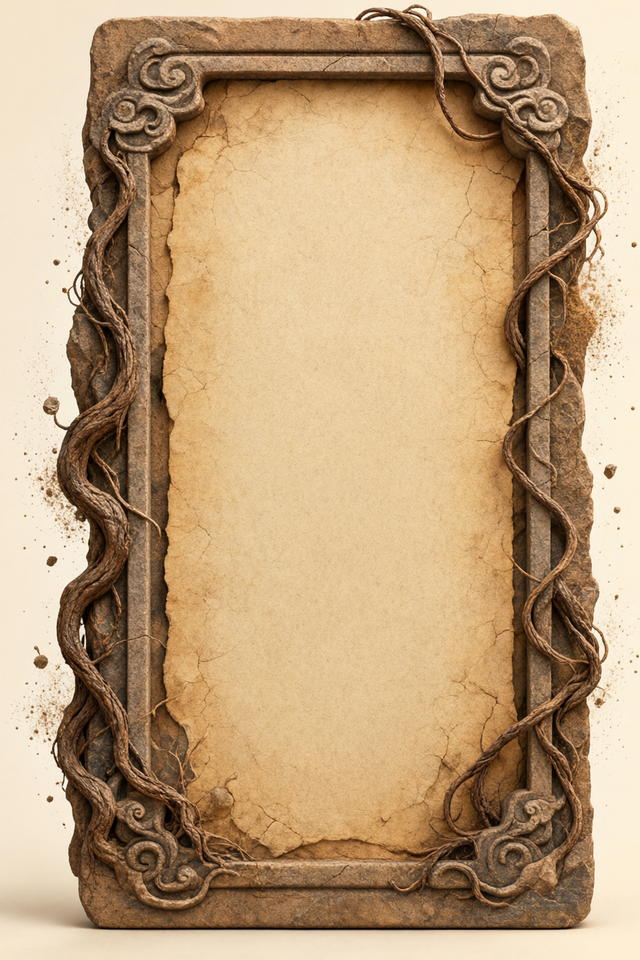
#> input picture tools/talisman_card_src/talisman_card_earth.png, 640 x 960 px
$ python -i import_zhizhu_art2.py   (imports and definitions only)
#> lines starting #> are read from the running program, lines starting #| are printed output that depends on the picture
#> further down, picture is the input picture: PIL image 640x960 RGB; mean R, G, B 188.3, 158.6, 122.7
"""执烛第二轮外部生图导入（2026-11-02 · 10 张）

按 `docs/执烛待生成美术_提示词.md` 的优先级交付：卡面 / 水墨卡 / 墨迹长条 / 墨团 /
影尖火苗 / 立地界灯 / 定妆v2 / 身体v2 / 灯笼v2 / 执烛令v2。

键色与去水印函数**直接复用第一轮**（`import_zhizhu_art`），避免两套抠图口径漂移；
线稿层与水墨收片也复用既有华彩 / 卡包管线，不自己另发明一套。

⚠ 角色两件姿势不一致是这批最大的问题：定妆图 v2 是**抬手挑灯**，身体件 v2 是**双手垂立**。
  rig 只需要 body + lantern 两件，所以按身体件实测的垂手位置挂灯，
  并把 `boss_zhizhu.png` 立绘改成「body + lantern 合成」—— 保证立绘与 rig 一模一样，
  不会出现「图鉴里抬手、战场上垂手」。定妆图 v2 只当参考，不进包。
"""

import os
import sys

import numpy as np
from PIL import Image, ImageDraw, ImageEnhance, ImageFilter

HERE = os.path.dirname(os.path.abspath(__file__))
sys.path.insert(0, HERE)

import import_zhizhu_art as A          # noqa: E402  第一轮：键色 / 去水印 / 裁切 / 图标
from build_boss_ink_cards import grade as ink_grade      # noqa: E402  纸白点校正
from build_plain_holo_cards import make_lines            # noqa: E402  虎妖标准线稿

ROOT = A.ROOT
VIBE = A.VIBE
V2 = "v2"


# [5 lines left out: function src, not called in this run]


def scrub_corner(im, box=(0.66, 0.86, 1.0, 1.0), radius=8):
    """水印框内做高斯模糊：水印是高频笔画、底纹是低频色块，一把模糊就把字抹掉而看不出动过。

    前面试过三种补块口径，都不干净或留接缝：
      · 固定阈值 `lum > 105` —— 暗底卡面底色中位数只有 11，只擦得掉最亮几个点；
      · 按框内中位数 ±dev 换镜像 —— 水印是「亮笔画 + 更暗描边」两层，只掉一层更像字，
        而且纸面/水纹的镜像源和原处纹理对不上，会露出一块矩形接缝；
      · 整块 FLIP —— 镜像的是框自己，等于把水印搬到框左边。
    """
#> called with box = (0.66, 0.86, 1, 1), radius = 8
    w, h = im.size
#> w = 640; h = 960
    x0, y0 = int(w * box[0]), int(h * box[1])
#> x0 = 422; y0 = 825
    patch = im.crop((x0, y0, w, h)).filter(ImageFilter.GaussianBlur(radius))
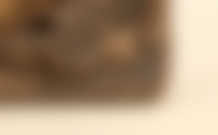
#> patch: PIL image 218x135 RGB; mean R, G, B 165.7, 141.7, 115.5
    out = im.copy()
    out.paste(patch, (x0, y0))
    return out


def wm(im, box=(0.70, 0.88, 1.0, 1.0)):
    return scrub_corner(im, box)


# [12 lines left out: function scrub_corner_rgba, not called in this run]


def to_card(im, size=(640, 960)):
    """收片：先放大到目标尺寸**再**擦水印，最后才轻锐化。

    ⚠ 顺序不能反：源图只有 256×384，水印在那上面只有 ~30×8 px，
      补完再放大 + UnsharpMask 会把残留的笔画边缘重新勾出来（实测留一层麻点状残影）。
      放到 640×960 上擦才有足够像素，锐化也就不会二次放大它。
    """
    out = im.convert("RGB").resize(size, Image.LANCZOS)
    out = scrub_corner(out)
    out = out.filter(ImageFilter.UnsharpMask(radius=1.4, percent=58, threshold=3))
    return ImageEnhance.Contrast(out).enhance(1.04)


# ============ 亮度 ↔ alpha ============

# [141 lines left out: functions white_to_alpha, black_to_lum, hang_point, build_rig_pieces, main, not called in this run]


# [2 lines not run here, left out]

>>> from PIL import Image
>>> picture = Image.open('talisman_card_src/talisman_card_earth.png')
>>> result = to_card(picture)

$ run again, on tools/talisman_card_src/talisman_card_metal.png
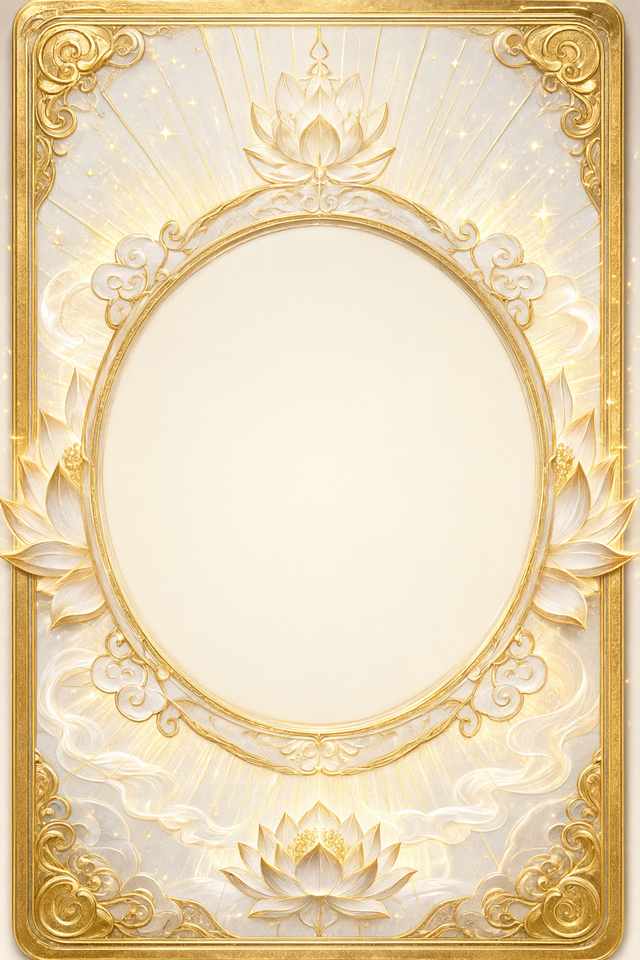
#> input picture tools/talisman_card_src/talisman_card_metal.png, 640 x 960 px
#> picture is the input picture: PIL image 640x960 RGB; mean R, G, B 233, 214, 178.9
#> in scrub_corner, `patch = im.crop((x0, y0, w, h)).filter(ImageFilter.GaussianBlur(radius))`:
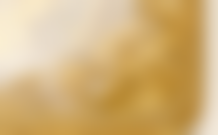
#> patch: PIL image 218x135 RGB; mean R, G, B 210.8, 179.4, 124.9

$ run again, on tools/talisman_card_src/talisman_card_thunder.png
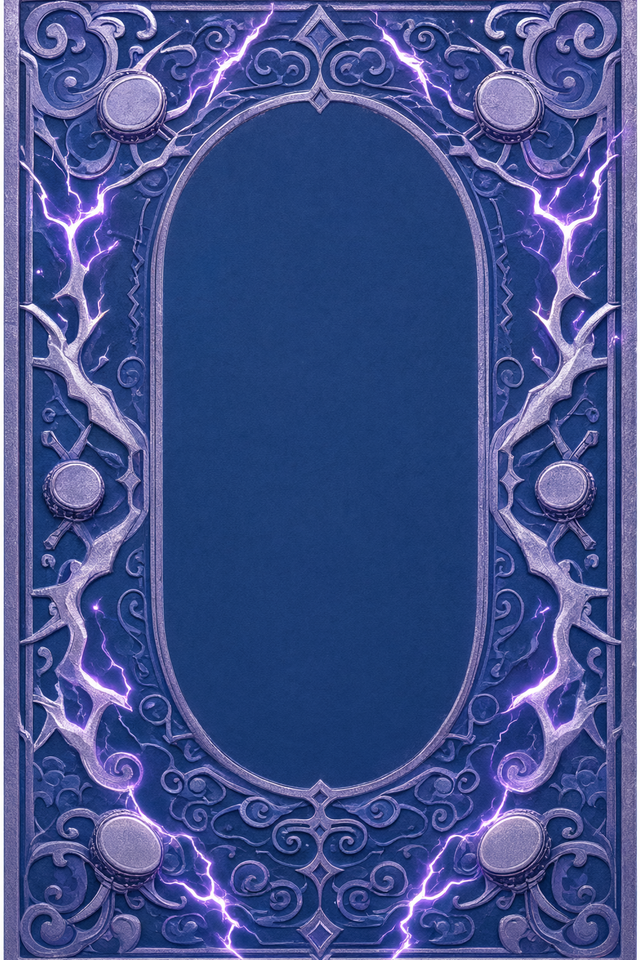
#> input picture tools/talisman_card_src/talisman_card_thunder.png, 640 x 960 px
#> picture is the input picture: PIL image 640x960 RGB; mean R, G, B 66.3, 81.3, 139.5
#> in scrub_corner, `patch = im.crop((x0, y0, w, h)).filter(ImageFilter.GaussianBlur(radius))`:
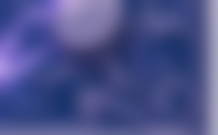
#> patch: PIL image 218x135 RGB; mean R, G, B 75.7, 82, 139.7
#> in scrub_corner, `out.paste(patch, (x0, y0))`:
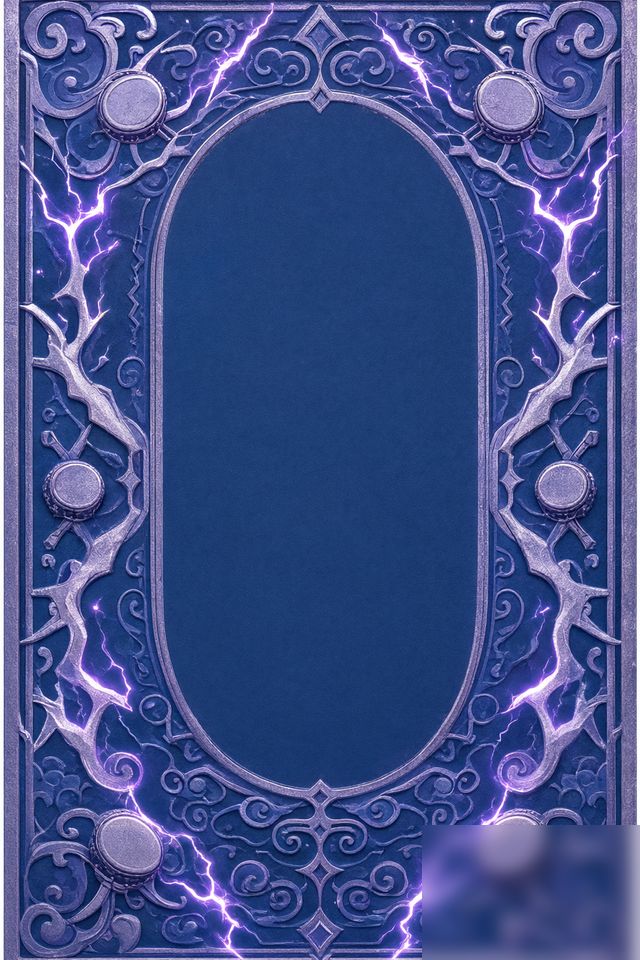
#> out: PIL image 640x960 RGB; mean R, G, B 66.4, 81.3, 139.5

$ run again, on tools/talisman_card_src/talisman_card_water.png
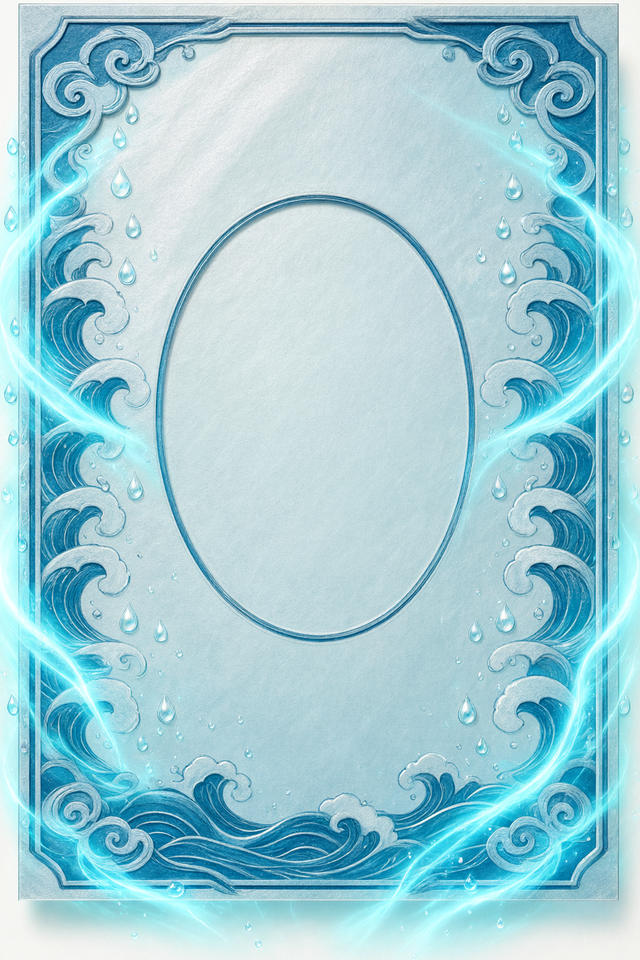
#> input picture tools/talisman_card_src/talisman_card_water.png, 640 x 960 px
#> picture is the input picture: PIL image 640x960 RGB; mean R, G, B 159.2, 204.8, 214.7
#> in scrub_corner, `patch = im.crop((x0, y0, w, h)).filter(ImageFilter.GaussianBlur(radius))`:
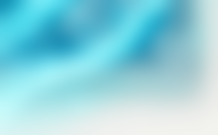
#> patch: PIL image 218x135 RGB; mean R, G, B 144.9, 211, 221.7
